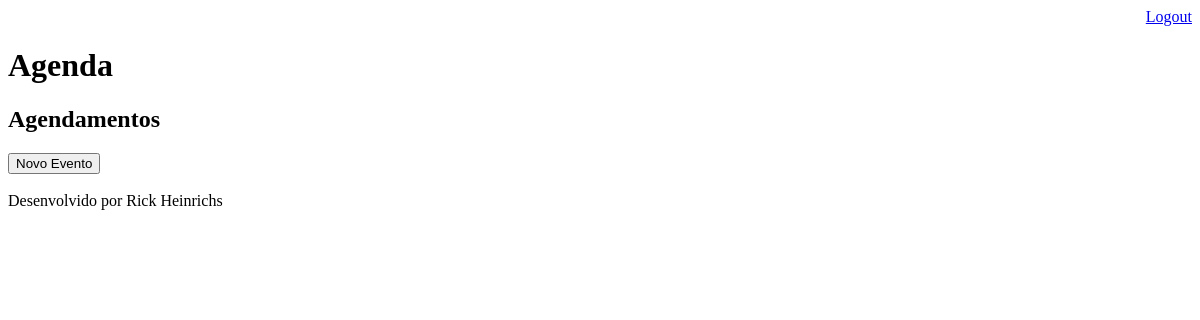
The app's page /agenda/ (signed in), older data.
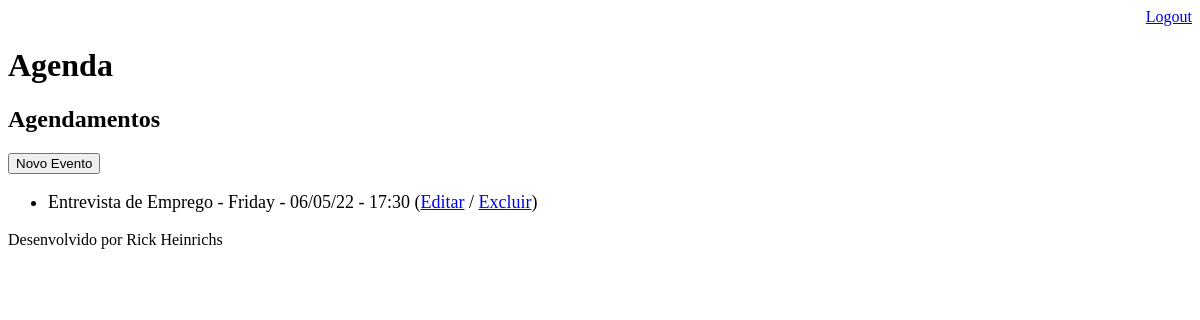
The same page, newer data.
### core/models.py (models this page shows, shortened)
class Evento(models.Model):
    titulo = models.CharField(max_length=100)
    descricao = models.TextField(blank=True, null=True)
    data_evento = models.DateTimeField(verbose_name='Data do Evento') #Força o nome no lista
    data_criacao = models.DateTimeField(verbose_name='Data de Criação', auto_now=True)
    usuario = models.ForeignKey(User, on_delete=models.CASCADE) #Cria uma cascata de escolha dos usuários do Django
    class Meta:
        db_table = 'evento' #Força o nome da tabela ser este.
    def get_data_evento(self):
        return self.data_evento.strftime('%A - %d/%m/%y - %H:%M') #Coloca a data no padrão brasileiro
    def get_evento_atrasado(self):
        if self.data_evento < datetime.now():
            return True
        else:
            return False

### core/views.py (the view)
# urls.py: path('agenda/', views.lista_eventos),
@login_required(login_url='/login/') #Força a ter alguém logado para abrir a pagina
def lista_eventos(request):
    usuario = request.user
    data_atual = datetime.now() - timedelta(hours=1)
    evento = Evento.objects.filter(usuario=usuario,
                                   data_evento__gt=data_atual)   # (__lt mostra menores) __gt Mostra apenas eventos = ou a frente da data atual#Todos os ID      #get(id=1) Traz apenas um ID escolhido
    dados = {'eventos':evento} #Cria o dicionario dos eventos
    return render(request, 'agenda.html', dados) #Renderiza para a pagina html

### templates/agenda.html (shortened to what this page needs)
{% extends "model-page.html" %}
{% block content %}
    <h2>Agendamentos</h2>
    <a href="evento/">
        <button type="button">Novo Evento</button>
    </a>
    <ul style="font-size: 18px">  <!- Elemento pai da lista. Aumenta a fonte em CSS->
    {% for evento in eventos %}
        <li>
            <div style=>
                {{ evento.titulo }} - {{evento.get_data_evento}}
                (<a href="evento/?id={{ evento.id }}">Editar</a>
                / <a href="evento/delete/{{ evento.id }}/">Excluir</a>)
            </div>
        </li> <!-'li' elemento de lista desorganizada->
    {% endfor %}
    </ul>
{% endblock %}

Row changes from the older to the newer data that the page shows:
added Evento: titulo "Entrevista de Emprego", get_data_evento "Friday - 06/05/22 - 17:30"
